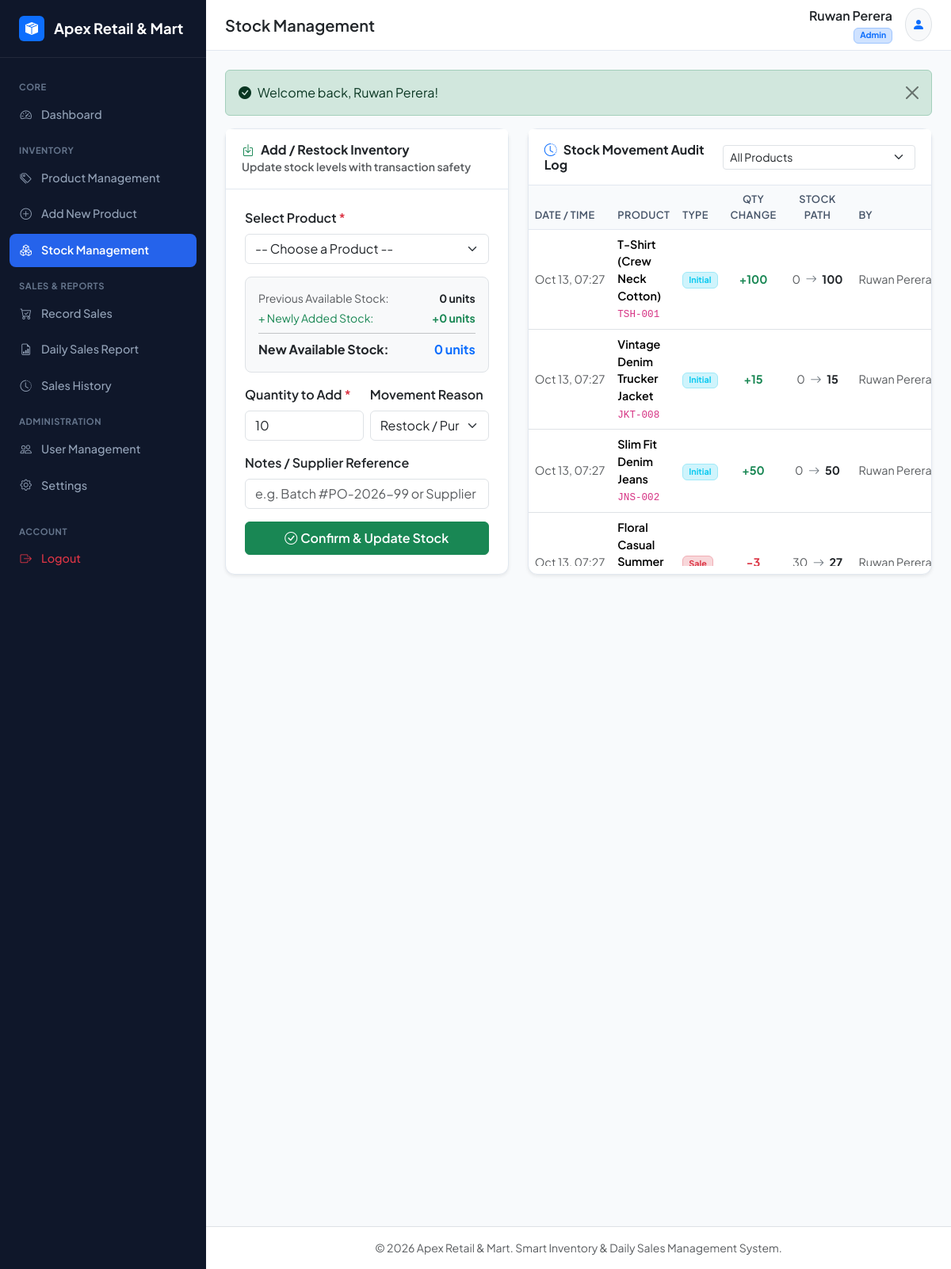
Screenshot of /xampp-package/stock.php (signed in) with the database file from the repository.
### tables this page shows
CREATE TABLE `settings` (
  `id` INT UNSIGNED AUTO_INCREMENT PRIMARY KEY,
  `business_name` VARCHAR(150) NOT NULL DEFAULT 'Apex Retail & Mart',
  `currency` VARCHAR(20) NOT NULL DEFAULT 'Rs.',
  `timezone` VARCHAR(50) NOT NULL DEFAULT 'Asia/Colombo',
  `business_address` TEXT DEFAULT 'No. 45, Galle Road, Colombo 03, Sri Lanka',
  `contact_number` VARCHAR(50) DEFAULT '+94 11 234 5678',
  `email` VARCHAR(100) DEFAULT 'info@apexretail.lk',
  `updated_at` TIMESTAMP DEFAULT CURRENT_TIMESTAMP ON UPDATE CURRENT_TIMESTAMP
);

CREATE TABLE `stock_movements` (
  `id` INT UNSIGNED AUTO_INCREMENT PRIMARY KEY,
  `product_id` INT UNSIGNED NOT NULL,
  `movement_type` ENUM('initial', 'restock', 'sale', 'adjustment', 'return') NOT NULL,
  `quantity` INT NOT NULL,  
  `stock_before` INT NOT NULL,
  `stock_after` INT NOT NULL,
  `user_id` INT UNSIGNED NOT NULL,
  `reference_id` VARCHAR(100) NULL,
  `notes` VARCHAR(255) NULL,
  `created_at` TIMESTAMP DEFAULT CURRENT_TIMESTAMP,
  INDEX `idx_movement_product` (`product_id`),
  INDEX `idx_movement_date` (`created_at`),
  INDEX `idx_movement_type` (`movement_type`),
  CONSTRAINT `fk_movement_product` FOREIGN KEY (`product_id`) REFERENCES `products` (`id`) ON UPDATE CASCADE,
  CONSTRAINT `fk_movement_user` FOREIGN KEY (`user_id`) REFERENCES `users` (`id`) ON UPDATE CASCADE
);

CREATE TABLE `products` (
  `id` INT UNSIGNED AUTO_INCREMENT PRIMARY KEY,
  `sku` VARCHAR(50) NOT NULL UNIQUE,
  `name` VARCHAR(200) NOT NULL,
  `category` VARCHAR(100) NOT NULL,
  `description` TEXT NULL,
  `selling_price` DECIMAL(12, 2) NOT NULL DEFAULT 0.00,
  `current_stock` INT NOT NULL DEFAULT 0,
  `low_stock_threshold` INT NOT NULL DEFAULT 10,
  `image` VARCHAR(255) NULL,
  `created_at` TIMESTAMP DEFAULT CURRENT_TIMESTAMP,
  `archived_at` TIMESTAMP NULL DEFAULT NULL,
  INDEX `idx_product_sku` (`sku`),
  INDEX `idx_product_category` (`category`),
  INDEX `idx_product_stock` (`current_stock`)
);

CREATE TABLE `users` (
  `id` INT UNSIGNED AUTO_INCREMENT PRIMARY KEY,
  `name` VARCHAR(100) NOT NULL,
  `email` VARCHAR(150) NOT NULL UNIQUE,
  `password` VARCHAR(255) NOT NULL,
  `role` ENUM('admin', 'staff') NOT NULL DEFAULT 'staff',
  `is_active` TINYINT(1) NOT NULL DEFAULT 1,
  `created_at` TIMESTAMP DEFAULT CURRENT_TIMESTAMP
);

### xampp-package/config/database.php (called while the page is built, shortened)
<?php
try {
    $dsn = "mysql:host=" . DB_HOST . ";dbname=" . DB_NAME . ";charset=" . DB_CHARSET;
    $options = [
        PDO::ATTR_ERRMODE            => PDO::ERRMODE_EXCEPTION,
        PDO::ATTR_DEFAULT_FETCH_MODE => PDO::FETCH_ASSOC,
        PDO::ATTR_EMULATE_PREPARES   => false,
    ];
    $pdo = new PDO($dsn, DB_USER, DB_PASS, $options);
} catch (PDOException $e) {
    die("Database Connection Error: Could not connect to the database. " . $e->getMessage());
}
try {
    $stmt = $pdo->query("SELECT * FROM settings WHERE id = 1 LIMIT 1");
    $app_settings = $stmt->fetch();
} catch (Exception $e) {
    date_default_timezone_set('Asia/Colombo');
    $app_settings = [
        'business_name' => 'Apex Retail & Mart',
        'currency' => 'Rs.',
        'timezone' => 'Asia/Colombo',
        'business_address' => 'Colombo, Sri Lanka',
        'contact_number' => '+94 11 234 5678',
        'email' => 'info@apexretail.lk'
    ];
}
?>

### xampp-package/stock.php (the view, shortened to what this page needs)
<?php
require_once __DIR__ . '/includes/header.php';
$queryMov = "SELECT m.*, p.name AS product_name, p.sku, u.name AS user_name
             FROM stock_movements m
             JOIN products p ON m.product_id = p.id
             JOIN users u ON m.user_id = u.id
             WHERE 1=1";
$movParams = [];
$queryMov .= " ORDER BY m.created_at DESC LIMIT 50";
$stmtMov = $pdo->prepare($queryMov);
$stmtMov->execute($movParams);
$movements = $stmtMov->fetchAll();
?>
<div class="row g-4 mb-4">
  <div class="col-12 col-lg-5">
    <div class="card h-100 shadow-sm">
      <div class="card-header bg-white py-3">
        <h6 class="mb-0 fw-bold text-dark"><i class="bi bi-box-arrow-in-down text-success me-2"></i>Add / Restock Inventory</h6>
        <span class="text-muted small">Update stock levels with transaction safety</span>
      </div>
      <div class="card-body p-3 p-md-4">
        <form method="POST" action="stock.php">
          <div class="mb-3">
            <label class="form-label fw-semibold">Select Product <span class="text-danger">*</span></label>
            <select name="product_id" id="productSelect" class="form-select" required onchange="updateStockPreview()">
              <option value="">-- Choose a Product --</option>
            </select>
          </div>
          <div class="p-3 bg-light rounded-3 mb-3 border">
            <div class="d-flex justify-content-between mb-1 small">
              <span class="text-muted">Previous Available Stock:</span>
              <span class="fw-bold" id="prevStockDisplay">0 units</span>
            </div>
            <div class="d-flex justify-content-between mb-1 small text-success">
              <span>+ Newly Added Stock:</span>
              <span class="fw-bold" id="addedStockDisplay">+0 units</span>
            </div>
            <hr class="my-2">
            <div class="d-flex justify-content-between fw-bold text-dark">
              <span>New Available Stock:</span>
              <span class="text-primary fs-6" id="newStockDisplay">0 units</span>
            </div>
          </div>
          <div class="row g-2 mb-3">
            <div class="col-6">
              <label class="form-label fw-semibold">Quantity to Add <span class="text-danger">*</span></label>
              <input type="number" min="1" name="quantity" id="addQtyInput" class="form-control" placeholder="e.g. 20" required value="10" oninput="updateStockPreview()">
            </div>
            <div class="col-6">
              <label class="form-label fw-semibold">Movement Reason</label>
              <select name="movement_type" class="form-select">
                <option value="restock">Restock / Purchase</option>
              </select>
            </div>
          </div>
          <div class="mb-3">
            <label class="form-label fw-semibold">Notes / Supplier Reference</label>
            <input type="text" name="notes" class="form-control" placeholder="e.g. Batch #PO-2026-99 or Supplier delivery">
          </div>
          <button type="submit" class="btn btn-success w-100 py-2 fw-semibold">
            <i class="bi bi-check-circle me-1"></i>Confirm & Update Stock
          </button>
        </form>
      </div>
    </div>
  </div>
  <div class="col-12 col-lg-7">
    <div class="card h-100 shadow-sm">
      <div class="card-header bg-white py-3 d-flex justify-content-between align-items-center">
        <h6 class="mb-0 fw-bold"><i class="bi bi-clock-history text-primary me-2"></i>Stock Movement Audit Log</h6>
        <div class="d-flex gap-2 align-items-center">
          <form method="GET" class="d-flex gap-1 align-items-center">
            <select name="filter_product" class="form-select form-select-sm" onchange="this.form.submit()">
              <option value="0">All Products</option>
            </select>
          </form>
        </div>
      </div>
      <div class="table-responsive" style="max-height: 480px;">
        <table class="table table-hover align-middle mb-0 small">
          <thead class="table-light sticky-top">
            <tr>
              <th>Date / Time</th>
              <th>Product</th>
              <th>Type</th>
              <th class="text-center">Qty Change</th>
              <th class="text-center">Stock Path</th>
              <th>By</th>
            </tr>
          </thead>
          <tbody>
            <?php if (empty($movements)): ?>
              <tr><td colspan="6" class="text-center py-4 text-muted">No movement logs recorded yet.</td></tr>
            <?php else: ?>
              <?php foreach ($movements as $m): ?>
                <tr>
                  <td class="text-muted text-nowrap"><?= date('M d, H:i', strtotime($m['created_at'])) ?></td>
                  <td>
                    <div class="fw-semibold"><?= e($m['product_name']) ?></div>
                    <code class="small"><?= e($m['sku']) ?></code>
                  </td>
                  <td>
                    <?php if ($m['movement_type'] === 'sale'): ?>
                      <span class="badge bg-danger-subtle text-danger border border-danger-subtle">Sale</span>
                    <?php elseif ($m['movement_type'] === 'restock'): ?>
                      <span class="badge bg-success-subtle text-success border border-success-subtle">Restock</span>
                    <?php elseif ($m['movement_type'] === 'initial'): ?>
                      <span class="badge bg-info-subtle text-info border border-info-subtle">Initial</span>
                    <?php else: ?>
                      <span class="badge bg-secondary-subtle text-secondary"><?= ucfirst($m['movement_type']) ?></span>
                    <?php endif; ?>
                  </td>
                  <td class="text-center fw-bold <?= ($m['quantity'] < 0) ? 'text-danger' : 'text-success' ?>">
                    <?= ($m['quantity'] > 0) ? '+' : '' ?><?= $m['quantity'] ?>
                  </td>
                  <td class="text-center text-nowrap">
                    <span class="text-muted"><?= $m['stock_before'] ?></span>
                    <i class="bi bi-arrow-right mx-1 text-secondary"></i>
                    <span class="fw-bold text-dark"><?= $m['stock_after'] ?></span>
                  </td>
                  <td class="text-muted text-nowrap"><?= e($m['user_name']) ?></td>
                </tr>
              <?php endforeach; ?>
            <?php endif; ?>
          </tbody>
        </table>
      </div>
    </div>
  </div>
</div>
<?php require_once __DIR__ . '/includes/footer.php'; ?>

### xampp-package/includes/sidebar.php
<?php
$current_page = basename($_SERVER['PHP_SELF']);
$is_admin = ($_SESSION['user_role'] ?? 'staff') === 'admin';
?>
<aside class="sidebar no-print">
  <a href="dashboard.php" class="sidebar-brand">
    <div class="bg-primary text-white rounded p-1 d-flex align-items-center justify-content-center" style="width: 32px; height: 32px;">
      <i class="bi bi-box-seam-fill fs-6"></i>
    </div>
    <span><?= e($app_settings['business_name'] ?? 'Apex Retail') ?></span>
  </a>
  <div class="sidebar-nav">
    <div class="sidebar-heading">Core</div>
    <a href="dashboard.php" class="nav-link <?= ($current_page === 'dashboard.php') ? 'active' : '' ?>">
      <i class="bi bi-speedometer2"></i>
      <span>Dashboard</span>
    </a>
    <div class="sidebar-heading">Inventory</div>
    <a href="products.php" class="nav-link <?= ($current_page === 'products.php') ? 'active' : '' ?>">
      <i class="bi bi-tags"></i>
      <span>Product Management</span>
    </a>
    <a href="product_add.php" class="nav-link <?= ($current_page === 'product_add.php') ? 'active' : '' ?>">
      <i class="bi bi-plus-circle"></i>
      <span>Add New Product</span>
    </a>
    <a href="stock.php" class="nav-link <?= ($current_page === 'stock.php') ? 'active' : '' ?>">
      <i class="bi bi-boxes"></i>
      <span>Stock Management</span>
    </a>
    <div class="sidebar-heading">Sales & Reports</div>
    <a href="sales.php" class="nav-link <?= ($current_page === 'sales.php') ? 'active' : '' ?>">
      <i class="bi bi-cart-check"></i>
      <span>Record Sales</span>
    </a>
    <a href="report.php" class="nav-link <?= ($current_page === 'report.php' || $current_page === 'print_report.php') ? 'active' : '' ?>">
      <i class="bi bi-file-earmark-bar-graph"></i>
      <span>Daily Sales Report</span>
    </a>
    <a href="sales_history.php" class="nav-link <?= ($current_page === 'sales_history.php') ? 'active' : '' ?>">
      <i class="bi bi-clock-history"></i>
      <span>Sales History</span>
    </a>
    <?php if ($is_admin): ?>
      <div class="sidebar-heading">Administration</div>
      <a href="users.php" class="nav-link <?= ($current_page === 'users.php') ? 'active' : '' ?>">
        <i class="bi bi-people"></i>
        <span>User Management</span>
      </a>
      <a href="settings.php" class="nav-link <?= ($current_page === 'settings.php') ? 'active' : '' ?>">
        <i class="bi bi-gear"></i>
        <span>Settings</span>
      </a>
    <?php endif; ?>
    <div class="sidebar-heading mt-3">Account</div>
    <a href="logout.php" class="nav-link text-danger">
      <i class="bi bi-box-arrow-right"></i>
      <span>Logout</span>
    </a>
  </div>
</aside>

### xampp-package/includes/footer.php (shortened to what this page needs)
    </div>
    <footer class="bg-white border-top py-3 px-4 text-muted small text-center no-print">
      &copy; <?= date('Y') ?> <?= e($app_settings['business_name'] ?? 'Apex Retail') ?>. Smart Inventory & Daily Sales Management System.
    </footer>
  </div>
</div>
</body>
</html>

### xampp-package/assets/css/style.css (style rules this page uses)
:root { --primary-color: #2563eb; --primary-hover: #1d4ed8; --sidebar-bg: #0f172a; --sidebar-hover: #1e293b; --sidebar-text: #94a3b8; --sidebar-active-text: #ffffff; --body-bg: #f8fafc; --card-bg: #ffffff; --border-color: #e2e8f0; --text-main: #0f172a; --text-muted: #64748b; --success: #16a34a; --warning: #f59e0b; --danger: #dc2626; }
body { font-family: 'Plus Jakarta Sans', system-ui, -apple-system, sans-serif; background-color: var(--body-bg); color: var(--text-main); min-height: 100vh; }
.sidebar { width: 260px; background-color: var(--sidebar-bg); color: #fff; flex-shrink: 0; display: flex; flex-direction: column; transition: all 0.3s ease; z-index: 1000; }
.sidebar-brand { padding: 1.25rem 1.5rem; border-bottom: 1px solid rgba(255, 255, 255, 0.08); display: flex; align-items: center; gap: 0.75rem; font-weight: 700; font-size: 1.15rem; color: #fff; text-decoration: none; }
.sidebar-nav { padding: 1rem 0.75rem; flex-grow: 1; overflow-y: auto; }
.sidebar-heading { font-size: 0.7rem; text-transform: uppercase; letter-spacing: 0.05em; color: #64748b; padding: 0.75rem 0.75rem 0.35rem; font-weight: 700; }
.nav-link { display: flex; align-items: center; gap: 0.75rem; padding: 0.65rem 0.85rem; color: var(--sidebar-text); border-radius: 8px; font-weight: 500; font-size: 0.9rem; margin-bottom: 0.2rem; transition: all 0.2s; text-decoration: none; }
.nav-link.active { background-color: var(--primary-color); color: #fff; font-weight: 600; }
.card { border: 1px solid var(--border-color); border-radius: 12px; box-shadow: 0 1px 3px rgba(0,0,0,0.04); background-color: #fff; }
.card-header { background-color: transparent; border-bottom: 1px solid var(--border-color); padding: 1rem 1.25rem; font-weight: 600; }
.table thead th { background-color: #f8fafc; color: #475569; font-weight: 600; font-size: 0.8rem; text-transform: uppercase; letter-spacing: 0.03em; border-bottom: 1px solid var(--border-color); }
.table tbody td { vertical-align: middle; font-size: 0.9rem; }

### rows the page displays
settings: business_name "Apex Retail & Mart"
stock_movements: created_at "Oct 13, 07:27", product.name "T-Shirt (Crew Neck Cotton)", product.sku "TSH-001", movement_type "Initial", quantity "100", stock_before "0", stock_after "100", user.name "Ruwan Perera"
stock_movements: created_at "Oct 13, 07:27", product.name "Vintage Denim Trucker Jacket", product.sku "JKT-008", movement_type "Initial", quantity "15", stock_before "0", stock_after "15", user.name "Ruwan Perera"
stock_movements: created_at "Oct 13, 07:27", product.name "Slim Fit Denim Jeans", product.sku "JNS-002", movement_type "Initial", quantity "50", stock_before "0", stock_after "50", user.name "Ruwan Perera"
stock_movements: created_at "Oct 13, 07:27", product.name "Floral Casual Summer…", movement_type "Sale", quantity "-3", stock_before "30", stock_after "27", user.name "Ruwan Perera"

### other values shown
$page_title "Stock Management"
$_SESSION['user_name'] "Ruwan Perera"
$_SESSION['user_role'] "Admin"
$_SESSION['flash_success'] "Welcome back, Ruwan Perera!"
